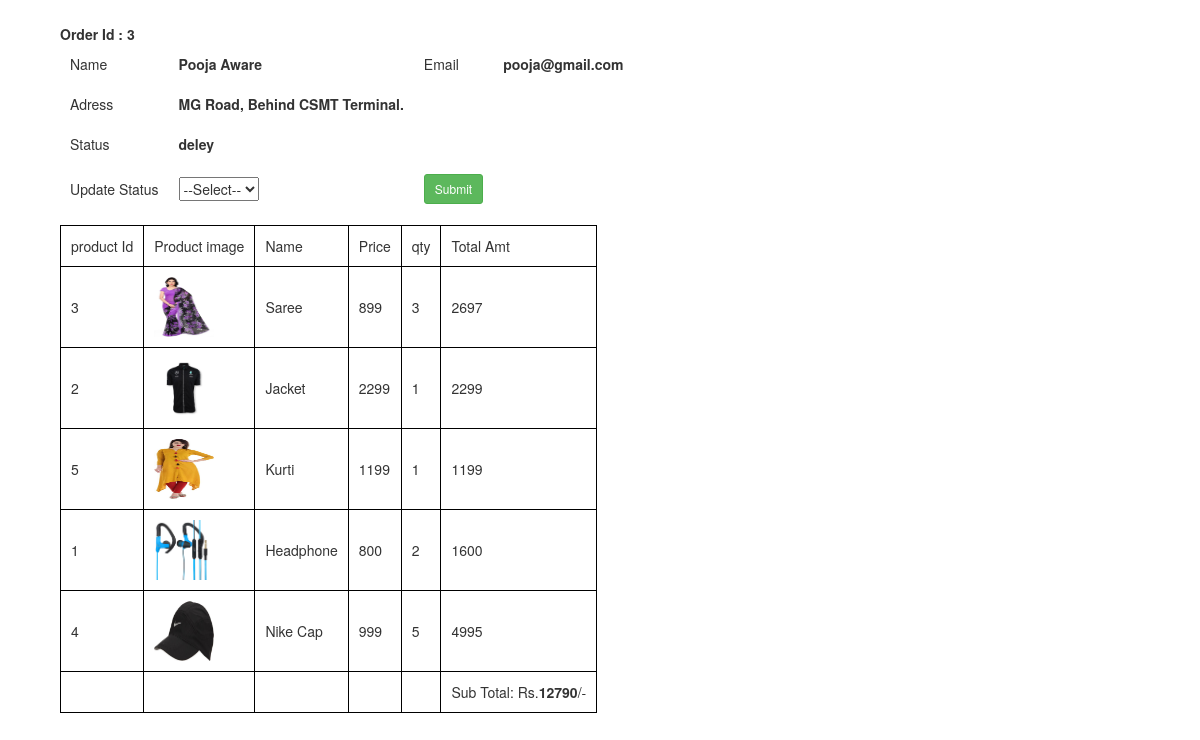
The app's page /admin/cutomer_and_order_details.php?uid=pooja@gmail.com (signed in) with its own data.
### tables this page shows
CREATE TABLE `customer_order` (
  `order_id` int(11) NOT NULL,
  `uid` varchar(100) NOT NULL,
  `shepping_add` varchar(200) NOT NULL,
  `city` varchar(100) NOT NULL,
  `state` varchar(100) NOT NULL,
  `totalamt` int(200) NOT NULL,
  `status` varchar(200) NOT NULL
);

CREATE TABLE `user_info` (
  `user_id` int(11) NOT NULL,
  `first_name` varchar(100) NOT NULL,
  `last_name` varchar(100) NOT NULL,
  `email` varchar(100) NOT NULL,
  `password` varchar(100) NOT NULL,
  `mobile` varchar(12) NOT NULL,
  `address1` varchar(300) NOT NULL,
  `address2` varchar(300) NOT NULL
);

CREATE TABLE `cart` (
  `id` int(10) NOT NULL,
  `p_id` int(20) NOT NULL,
  `user_id` varchar(100) NOT NULL,
  `product_title` varchar(300) NOT NULL,
  `product_image` text NOT NULL,
  `qty` int(100) NOT NULL,
  `price` int(100) NOT NULL,
  `total_amount` int(100) NOT NULL,
  `flag` int(11) NOT NULL
);

### admin/cutomer_and_order_details.php (the view, shortened to what this page needs)
<?php
require_once("../db_connection.php");
$uid = $_GET['uid'];
$o = mysqli_query($con,"SELECT * FROM cart WHERE user_id='$uid' ");
$subotal= 0;
$d = mysqli_query($con,"SELECT * FROM customer_order WHERE uid='$uid' ");
$uname = mysqli_query($con,"SELECT * FROM user_info WHERE email='$uid' ");
while ($u= mysqli_fetch_array($uname)) {
	$fname = $u['first_name'];
	$lname = $u['last_name'];
}
?>
<!DOCTYPE html>
<html>
<head>
	<link rel="stylesheet" type="text/css" href="css/bootstrap.min.css">
</head>
<body>
	<?php
	while ($r = mysqli_fetch_array($d)) {
		$oid = $r['order_id'];
		$email = $r['uid'];
		$address = $r['shepping_add'];
		$status = $r['status'];
		?>
		<form method="post">
			<table class="user_details">
				<th>Order Id : <?=$oid?></th>
				<tr>
					<td>Name</td>
					<td><span><b><?=$fname." ".$lname?></b></span></td>
					<td>Email</td>
					<td><span><b><?=$email?></b></span></td>
				</tr>
				<tr>
					<td>Adress</td>
					<td><b><?=$address?></b></td>
				</tr>
				<tr>
					<td>Status</td>
					<td><b><?=$status?></b></td>
				</tr>
				<tr>
					<td>Update Status</td>
					<td>
						<select name="status">
							<option>--Select--</option>
						</select>
					</td>
					<td><input type="submit" name="updatestatus" class="btn btn-success btn-sm"></td>
				</tr>
			</table>
		</form>
		<?php
	} ?>
	<table id="product_list">
		<tr>
			<td>product Id</td>
			<td>Product image</td>
			<td>Name</td>
			<td>Price</td>
			<td>qty</td>
			<td>Total Amt</td>
		</tr>
		<?php
		while ($row = mysqli_fetch_array($o)) {
			$pid = $row['p_id'];
			$pname = $row['product_title'];
			$pimage = $row['product_image'];
			$qty = $row['qty'];
			$price = $row['price'];
			$total = $row['total_amount'];
			$subotal = $subotal+ $total;
			?>
			<tr>
				<td><?=$pid?></td>
				<td><img src="../uploads/product-images/<?=$pimage?>" height="60px" width="60px"></td>
				<td><?=$pname?></td>
				<td><?=$price?></td>
				<td><?=$qty?></td>
				<td><?=$total?></td>
			</tr>
			<?php
		} ?>
		<tr>
			<td></td>
			<td></td>
			<td></td>
			<td></td>
			<td></td>
			<td>
				Sub Total: Rs.<b><?=$subotal?></b>/-
			</td>
		</tr>
	</table>
</body>
</html>

### admin/cutomer_and_order_details.php (style rules this page uses)
body { margin-left: 5%; margin-right: 5%; margin-top: 2%; margin-bottom: 2%; }
#product_list td { padding: 10px 10px; border: 1px solid black; }
#product_list { margin-top: 1%; }
.user_details td { padding: 10px 10px; }

### records on screen
customer_order: order_id "3", uid "pooja@gmail.com", shepping_add "MG Road, Behind CSMT Terminal.", status "deley"
user_info: first_name "Pooja", last_name "Aware"
cart: p "3", product_image (picture), product_title "Saree", price "899", qty "3", total_amount "2697"
cart: p "2", product_image (picture), product_title "Jacket", price "2299", qty "1", total_amount "2299"
cart: p "5", product_image (picture), product_title "Kurti", price "1199", qty "1", total_amount "1199"
cart: p "1", product_image (picture), product_title "Headphone", price "800", qty "2", total_amount "1600"
cart: p "4", product_image (picture), product_title "Nike Cap", price "999", qty "5", total_amount "4995"

### other values on screen
$subotal "12790"
